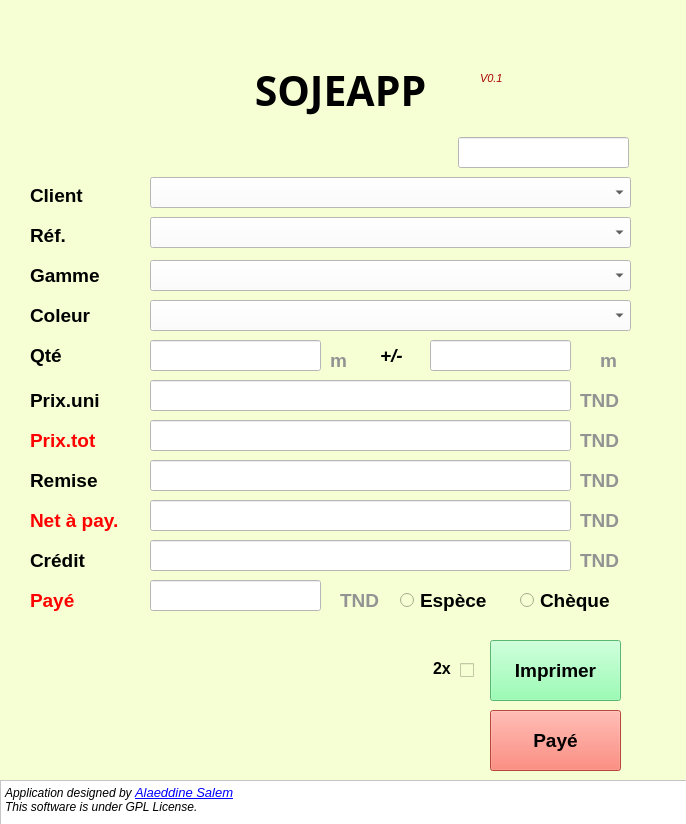
<?xml version="1.0" encoding="UTF-8"?>
<ui version="4.0">
 <class>Form</class>
 <widget class="QWidget" name="Form">
  <property name="geometry">
   <rect>
    <x>0</x>
    <y>0</y>
    <width>686</width>
    <height>824</height>
   </rect>
  </property>
  <property name="font">
   <font>
    <family>Segoe UI</family>
    <pointsize>9</pointsize>
   </font>
  </property>
  <property name="windowTitle">
   <string>Form</string>
  </property>
  <property name="layoutDirection">
   <enum>Qt::LeftToRight</enum>
  </property>
  <property name="autoFillBackground">
   <bool>false</bool>
  </property>
  <property name="styleSheet">
   <string notr="true">background-color: rgb(237, 255, 178);
background-color: rgb(246, 255, 212);</string>
  </property>
  <widget class="QLabel" name="label_1">
   <property name="geometry">
    <rect>
     <x>30</x>
     <y>180</y>
     <width>71</width>
     <height>31</height>
    </rect>
   </property>
   <property name="font">
    <font>
     <family>Segoe UI</family>
     <pointsize>14</pointsize>
     <weight>75</weight>
     <bold>true</bold>
    </font>
   </property>
   <property name="text">
    <string>Client</string>
   </property>
  </widget>
  <widget class="QLabel" name="label_2">
   <property name="geometry">
    <rect>
     <x>30</x>
     <y>220</y>
     <width>71</width>
     <height>31</height>
    </rect>
   </property>
   <property name="font">
    <font>
     <family>Segoe UI</family>
     <pointsize>14</pointsize>
     <weight>75</weight>
     <bold>true</bold>
    </font>
   </property>
   <property name="text">
    <string>Réf.</string>
   </property>
  </widget>
  <widget class="QLabel" name="label_3">
   <property name="geometry">
    <rect>
     <x>30</x>
     <y>260</y>
     <width>101</width>
     <height>31</height>
    </rect>
   </property>
   <property name="font">
    <font>
     <family>Segoe UI</family>
     <pointsize>14</pointsize>
     <weight>75</weight>
     <bold>true</bold>
    </font>
   </property>
   <property name="text">
    <string>Gamme</string>
   </property>
  </widget>
  <widget class="QLabel" name="label_4">
   <property name="geometry">
    <rect>
     <x>30</x>
     <y>300</y>
     <width>81</width>
     <height>31</height>
    </rect>
   </property>
   <property name="font">
    <font>
     <family>Segoe UI</family>
     <pointsize>14</pointsize>
     <weight>75</weight>
     <bold>true</bold>
    </font>
   </property>
   <property name="text">
    <string>Coleur</string>
   </property>
  </widget>
  <widget class="QLineEdit" name="lineEdit_1">
   <property name="geometry">
    <rect>
     <x>150</x>
     <y>340</y>
     <width>171</width>
     <height>31</height>
    </rect>
   </property>
   <property name="font">
    <font>
     <family>Segoe UI</family>
     <pointsize>14</pointsize>
     <weight>50</weight>
     <bold>false</bold>
    </font>
   </property>
   <property name="styleSheet">
    <string notr="true">background-color: rgb(255, 255, 255);</string>
   </property>
  </widget>
  <widget class="QLabel" name="label_5">
   <property name="geometry">
    <rect>
     <x>30</x>
     <y>340</y>
     <width>71</width>
     <height>31</height>
    </rect>
   </property>
   <property name="font">
    <font>
     <family>Segoe UI</family>
     <pointsize>14</pointsize>
     <weight>75</weight>
     <bold>true</bold>
    </font>
   </property>
   <property name="text">
    <string>Qté</string>
   </property>
  </widget>
  <widget class="QLabel" name="label_6">
   <property name="geometry">
    <rect>
     <x>330</x>
     <y>350</y>
     <width>21</width>
     <height>21</height>
    </rect>
   </property>
   <property name="font">
    <font>
     <family>Segoe UI</family>
     <pointsize>14</pointsize>
     <weight>75</weight>
     <bold>true</bold>
    </font>
   </property>
   <property name="styleSheet">
    <string notr="true">color: rgb(147, 147, 147);</string>
   </property>
   <property name="text">
    <string>m</string>
   </property>
  </widget>
  <widget class="QLabel" name="label_7">
   <property name="geometry">
    <rect>
     <x>30</x>
     <y>380</y>
     <width>91</width>
     <height>41</height>
    </rect>
   </property>
   <property name="font">
    <font>
     <family>Segoe UI</family>
     <pointsize>14</pointsize>
     <weight>75</weight>
     <bold>true</bold>
    </font>
   </property>
   <property name="text">
    <string>Prix.uni</string>
   </property>
  </widget>
  <widget class="QLineEdit" name="lineEdit_3">
   <property name="geometry">
    <rect>
     <x>150</x>
     <y>380</y>
     <width>421</width>
     <height>31</height>
    </rect>
   </property>
   <property name="font">
    <font>
     <family>Segoe UI</family>
     <pointsize>14</pointsize>
     <weight>50</weight>
     <bold>false</bold>
    </font>
   </property>
   <property name="styleSheet">
    <string notr="true">background-color: rgb(255, 255, 255);</string>
   </property>
  </widget>
  <widget class="QLabel" name="label_8">
   <property name="geometry">
    <rect>
     <x>580</x>
     <y>380</y>
     <width>51</width>
     <height>41</height>
    </rect>
   </property>
   <property name="font">
    <font>
     <family>Segoe UI</family>
     <pointsize>14</pointsize>
     <weight>75</weight>
     <bold>true</bold>
    </font>
   </property>
   <property name="styleSheet">
    <string notr="true">color: rgb(147, 147, 147);
</string>
   </property>
   <property name="text">
    <string>TND</string>
   </property>
  </widget>
  <widget class="QLabel" name="label_9">
   <property name="geometry">
    <rect>
     <x>30</x>
     <y>420</y>
     <width>91</width>
     <height>41</height>
    </rect>
   </property>
   <property name="font">
    <font>
     <family>Segoe UI</family>
     <pointsize>14</pointsize>
     <weight>75</weight>
     <bold>true</bold>
    </font>
   </property>
   <property name="styleSheet">
    <string notr="true">color: rgb(255, 0, 0);</string>
   </property>
   <property name="text">
    <string>Prix.tot</string>
   </property>
  </widget>
  <widget class="QLineEdit" name="lineEdit_4">
   <property name="geometry">
    <rect>
     <x>150</x>
     <y>420</y>
     <width>421</width>
     <height>31</height>
    </rect>
   </property>
   <property name="font">
    <font>
     <family>Segoe UI</family>
     <pointsize>14</pointsize>
     <weight>50</weight>
     <bold>false</bold>
    </font>
   </property>
   <property name="styleSheet">
    <string notr="true">background-color: rgb(255, 255, 255);</string>
   </property>
  </widget>
  <widget class="QLabel" name="label_10">
   <property name="geometry">
    <rect>
     <x>580</x>
     <y>420</y>
     <width>51</width>
     <height>41</height>
    </rect>
   </property>
   <property name="font">
    <font>
     <family>Segoe UI</family>
     <pointsize>14</pointsize>
     <weight>75</weight>
     <bold>true</bold>
    </font>
   </property>
   <property name="styleSheet">
    <string notr="true">color: rgb(147, 147, 147);</string>
   </property>
   <property name="text">
    <string>TND</string>
   </property>
  </widget>
  <widget class="QLabel" name="label_11">
   <property name="geometry">
    <rect>
     <x>600</x>
     <y>350</y>
     <width>20</width>
     <height>21</height>
    </rect>
   </property>
   <property name="font">
    <font>
     <family>Segoe UI</family>
     <pointsize>14</pointsize>
     <weight>75</weight>
     <bold>true</bold>
    </font>
   </property>
   <property name="styleSheet">
    <string notr="true">color: rgb(147, 147, 147);</string>
   </property>
   <property name="text">
    <string>m</string>
   </property>
  </widget>
  <widget class="QLineEdit" name="lineEdit_2">
   <property name="geometry">
    <rect>
     <x>430</x>
     <y>340</y>
     <width>141</width>
     <height>31</height>
    </rect>
   </property>
   <property name="font">
    <font>
     <family>Segoe UI</family>
     <pointsize>14</pointsize>
     <weight>50</weight>
     <bold>false</bold>
    </font>
   </property>
   <property name="styleSheet">
    <string notr="true">background-color: rgb(255, 255, 255);</string>
   </property>
  </widget>
  <widget class="QLabel" name="label_12">
   <property name="geometry">
    <rect>
     <x>380</x>
     <y>340</y>
     <width>41</width>
     <height>31</height>
    </rect>
   </property>
   <property name="font">
    <font>
     <family>Segoe UI</family>
     <pointsize>14</pointsize>
     <weight>75</weight>
     <italic>true</italic>
     <bold>true</bold>
     <strikeout>false</strikeout>
    </font>
   </property>
   <property name="text">
    <string>+/-</string>
   </property>
  </widget>
  <widget class="QLabel" name="label_0">
   <property name="geometry">
    <rect>
     <x>200</x>
     <y>50</y>
     <width>281</width>
     <height>81</height>
    </rect>
   </property>
   <property name="font">
    <font>
     <family>SWIsot3</family>
     <pointsize>31</pointsize>
     <weight>75</weight>
     <bold>true</bold>
    </font>
   </property>
   <property name="text">
    <string>SOJEAPP</string>
   </property>
   <property name="alignment">
    <set>Qt::AlignCenter</set>
   </property>
  </widget>
  <widget class="QPushButton" name="pb1">
   <property name="geometry">
    <rect>
     <x>490</x>
     <y>640</y>
     <width>131</width>
     <height>61</height>
    </rect>
   </property>
   <property name="palette">
    <palette>
     <active>
      <colorrole role="Button">
       <brush brushstyle="SolidPattern">
        <color alpha="255">
         <red>124</red>
         <green>255</green>
         <blue>161</blue>
        </color>
       </brush>
      </colorrole>
      <colorrole role="Light">
       <brush brushstyle="SolidPattern">
        <color alpha="255">
         <red>127</red>
         <green>255</green>
         <blue>127</blue>
        </color>
       </brush>
      </colorrole>
      <colorrole role="Midlight">
       <brush brushstyle="SolidPattern">
        <color alpha="255">
         <red>63</red>
         <green>255</green>
         <blue>63</blue>
        </color>
       </brush>
      </colorrole>
      <colorrole role="Dark">
       <brush brushstyle="SolidPattern">
        <color alpha="255">
         <red>0</red>
         <green>127</green>
         <blue>0</blue>
        </color>
       </brush>
      </colorrole>
      <colorrole role="Mid">
       <brush brushstyle="SolidPattern">
        <color alpha="255">
         <red>0</red>
         <green>170</green>
         <blue>0</blue>
        </color>
       </brush>
      </colorrole>
      <colorrole role="Text">
       <brush brushstyle="SolidPattern">
        <color alpha="255">
         <red>0</red>
         <green>0</green>
         <blue>0</blue>
        </color>
       </brush>
      </colorrole>
      <colorrole role="BrightText">
       <brush brushstyle="SolidPattern">
        <color alpha="255">
         <red>255</red>
         <green>255</green>
         <blue>255</blue>
        </color>
       </brush>
      </colorrole>
      <colorrole role="ButtonText">
       <brush brushstyle="SolidPattern">
        <color alpha="255">
         <red>0</red>
         <green>0</green>
         <blue>0</blue>
        </color>
       </brush>
      </colorrole>
      <colorrole role="Base">
       <brush brushstyle="SolidPattern">
        <color alpha="255">
         <red>124</red>
         <green>255</green>
         <blue>161</blue>
        </color>
       </brush>
      </colorrole>
      <colorrole role="Window">
       <brush brushstyle="SolidPattern">
        <color alpha="255">
         <red>124</red>
         <green>255</green>
         <blue>161</blue>
        </color>
       </brush>
      </colorrole>
      <colorrole role="Shadow">
       <brush brushstyle="SolidPattern">
        <color alpha="255">
         <red>0</red>
         <green>0</green>
         <blue>0</blue>
        </color>
       </brush>
      </colorrole>
      <colorrole role="AlternateBase">
       <brush brushstyle="SolidPattern">
        <color alpha="255">
         <red>127</red>
         <green>255</green>
         <blue>127</blue>
        </color>
       </brush>
      </colorrole>
      <colorrole role="ToolTipBase">
       <brush brushstyle="SolidPattern">
        <color alpha="255">
         <red>255</red>
         <green>255</green>
         <blue>220</blue>
        </color>
       </brush>
      </colorrole>
      <colorrole role="ToolTipText">
       <brush brushstyle="SolidPattern">
        <color alpha="255">
         <red>0</red>
         <green>0</green>
         <blue>0</blue>
        </color>
       </brush>
      </colorrole>
     </active>
     <inactive>
      <colorrole role="Button">
       <brush brushstyle="SolidPattern">
        <color alpha="255">
         <red>124</red>
         <green>255</green>
         <blue>161</blue>
        </color>
       </brush>
      </colorrole>
      <colorrole role="Light">
       <brush brushstyle="SolidPattern">
        <color alpha="255">
         <red>127</red>
         <green>255</green>
         <blue>127</blue>
        </color>
       </brush>
      </colorrole>
      <colorrole role="Midlight">
       <brush brushstyle="SolidPattern">
        <color alpha="255">
         <red>63</red>
         <green>255</green>
         <blue>63</blue>
        </color>
       </brush>
      </colorrole>
      <colorrole role="Dark">
       <brush brushstyle="SolidPattern">
        <color alpha="255">
         <red>0</red>
         <green>127</green>
         <blue>0</blue>
        </color>
       </brush>
      </colorrole>
      <colorrole role="Mid">
       <brush brushstyle="SolidPattern">
        <color alpha="255">
         <red>0</red>
         <green>170</green>
         <blue>0</blue>
        </color>
       </brush>
      </colorrole>
      <colorrole role="Text">
       <brush brushstyle="SolidPattern">
        <color alpha="255">
         <red>0</red>
         <green>0</green>
         <blue>0</blue>
        </color>
       </brush>
      </colorrole>
      <colorrole role="BrightText">
       <brush brushstyle="SolidPattern">
        <color alpha="255">
         <red>255</red>
         <green>255</green>
         <blue>255</blue>
        </color>
       </brush>
      </colorrole>
      <colorrole role="ButtonText">
       <brush brushstyle="SolidPattern">
        <color alpha="255">
         <red>0</red>
         <green>0</green>
         <blue>0</blue>
        </color>
       </brush>
      </colorrole>
      <colorrole role="Base">
       <brush brushstyle="SolidPattern">
        <color alpha="255">
         <red>124</red>
         <green>255</green>
         <blue>161</blue>
        </color>
       </brush>
      </colorrole>
      <colorrole role="Window">
       <brush brushstyle="SolidPattern">
        <color alpha="255">
         <red>124</red>
         <green>255</green>
         <blue>161</blue>
        </color>
       </brush>
      </colorrole>
      <colorrole role="Shadow">
       <brush brushstyle="SolidPattern">
        <color alpha="255">
         <red>0</red>
         <green>0</green>
         <blue>0</blue>
        </color>
       </brush>
      </colorrole>
      <colorrole role="AlternateBase">
       <brush brushstyle="SolidPattern">
        <color alpha="255">
         <red>127</red>
         <green>255</green>
         <blue>127</blue>
        </color>
       </brush>
      </colorrole>
      <colorrole role="ToolTipBase">
       <brush brushstyle="SolidPattern">
        <color alpha="255">
         <red>255</red>
         <green>255</green>
         <blue>220</blue>
        </color>
       </brush>
      </colorrole>
      <colorrole role="ToolTipText">
       <brush brushstyle="SolidPattern">
        <color alpha="255">
         <red>0</red>
         <green>0</green>
         <blue>0</blue>
        </color>
       </brush>
      </colorrole>
     </inactive>
     <disabled>
      <colorrole role="Button">
       <brush brushstyle="SolidPattern">
        <color alpha="255">
         <red>124</red>
         <green>255</green>
         <blue>161</blue>
        </color>
       </brush>
      </colorrole>
      <colorrole role="Light">
       <brush brushstyle="SolidPattern">
        <color alpha="255">
         <red>127</red>
         <green>255</green>
         <blue>127</blue>
        </color>
       </brush>
      </colorrole>
      <colorrole role="Midlight">
       <brush brushstyle="SolidPattern">
        <color alpha="255">
         <red>63</red>
         <green>255</green>
         <blue>63</blue>
        </color>
       </brush>
      </colorrole>
      <colorrole role="Dark">
       <brush brushstyle="SolidPattern">
        <color alpha="255">
         <red>0</red>
         <green>127</green>
         <blue>0</blue>
        </color>
       </brush>
      </colorrole>
      <colorrole role="Mid">
       <brush brushstyle="SolidPattern">
        <color alpha="255">
         <red>0</red>
         <green>170</green>
         <blue>0</blue>
        </color>
       </brush>
      </colorrole>
      <colorrole role="Text">
       <brush brushstyle="SolidPattern">
        <color alpha="255">
         <red>0</red>
         <green>127</green>
         <blue>0</blue>
        </color>
       </brush>
      </colorrole>
      <colorrole role="BrightText">
       <brush brushstyle="SolidPattern">
        <color alpha="255">
         <red>255</red>
         <green>255</green>
         <blue>255</blue>
        </color>
       </brush>
      </colorrole>
      <colorrole role="ButtonText">
       <brush brushstyle="SolidPattern">
        <color alpha="255">
         <red>0</red>
         <green>127</green>
         <blue>0</blue>
        </color>
       </brush>
      </colorrole>
      <colorrole role="Base">
       <brush brushstyle="SolidPattern">
        <color alpha="255">
         <red>124</red>
         <green>255</green>
         <blue>161</blue>
        </color>
       </brush>
      </colorrole>
      <colorrole role="Window">
       <brush brushstyle="SolidPattern">
        <color alpha="255">
         <red>124</red>
         <green>255</green>
         <blue>161</blue>
        </color>
       </brush>
      </colorrole>
      <colorrole role="Shadow">
       <brush brushstyle="SolidPattern">
        <color alpha="255">
         <red>0</red>
         <green>0</green>
         <blue>0</blue>
        </color>
       </brush>
      </colorrole>
      <colorrole role="AlternateBase">
       <brush brushstyle="SolidPattern">
        <color alpha="255">
         <red>0</red>
         <green>255</green>
         <blue>0</blue>
        </color>
       </brush>
      </colorrole>
      <colorrole role="ToolTipBase">
       <brush brushstyle="SolidPattern">
        <color alpha="255">
         <red>255</red>
         <green>255</green>
         <blue>220</blue>
        </color>
       </brush>
      </colorrole>
      <colorrole role="ToolTipText">
       <brush brushstyle="SolidPattern">
        <color alpha="255">
         <red>0</red>
         <green>0</green>
         <blue>0</blue>
        </color>
       </brush>
      </colorrole>
     </disabled>
    </palette>
   </property>
   <property name="font">
    <font>
     <pointsize>14</pointsize>
     <weight>75</weight>
     <bold>true</bold>
    </font>
   </property>
   <property name="styleSheet">
    <string notr="true">background-color: rgb(0, 255, 0);
background-color: rgb(124, 255, 161);</string>
   </property>
   <property name="text">
    <string>Imprimer</string>
   </property>
  </widget>
  <widget class="QPushButton" name="pb2">
   <property name="geometry">
    <rect>
     <x>490</x>
     <y>710</y>
     <width>131</width>
     <height>61</height>
    </rect>
   </property>
   <property name="font">
    <font>
     <pointsize>14</pointsize>
     <weight>75</weight>
     <bold>true</bold>
    </font>
   </property>
   <property name="styleSheet">
    <string notr="true">background-color: rgb(255, 100, 80);</string>
   </property>
   <property name="text">
    <string>Payé</string>
   </property>
  </widget>
  <widget class="QTextBrowser" name="textBrowser1">
   <property name="geometry">
    <rect>
     <x>0</x>
     <y>780</y>
     <width>691</width>
     <height>51</height>
    </rect>
   </property>
   <property name="styleSheet">
    <string notr="true">background-color: rgb(255, 255, 255);
border-color: rgb(246, 255, 212);
</string>
   </property>
   <property name="html">
    <string>&lt;!DOCTYPE HTML PUBLIC &quot;-//W3C//DTD HTML 4.0//EN&quot; &quot;http://www.w3.org/TR/REC-html40/strict.dtd&quot;&gt;
&lt;html&gt;&lt;head&gt;&lt;meta name=&quot;qrichtext&quot; content=&quot;1&quot; /&gt;&lt;style type=&quot;text/css&quot;&gt;
p, li { white-space: pre-wrap; }
&lt;/style&gt;&lt;/head&gt;&lt;body style=&quot; font-family:'Segoe UI'; font-size:9pt; font-weight:400; font-style:normal;&quot;&gt;
&lt;p style=&quot; margin-top:0px; margin-bottom:0px; margin-left:0px; margin-right:0px; -qt-block-indent:0; text-indent:0px;&quot;&gt;&lt;span style=&quot; font-family:'MS Shell Dlg 2'; font-style:italic;&quot;&gt;Application designed by &lt;/span&gt;&lt;a href=&quot;https://www.linkedin.com/in/alaeddine-salem-46139713a/&quot;&gt;&lt;span style=&quot; font-family:'MS Shell Dlg 2'; font-size:10pt; font-style:italic; text-decoration: underline; color:#0000ff;&quot;&gt;Alaeddine Salem&lt;/span&gt;&lt;/a&gt;&lt;/p&gt;
&lt;p style=&quot; margin-top:0px; margin-bottom:0px; margin-left:0px; margin-right:0px; -qt-block-indent:0; text-indent:0px;&quot;&gt;&lt;span style=&quot; font-family:'MS Shell Dlg 2'; font-style:italic;&quot;&gt;This software is under GPL License.&lt;/span&gt;&lt;/p&gt;&lt;/body&gt;&lt;/html&gt;</string>
   </property>
  </widget>
  <widget class="QComboBox" name="CB1">
   <property name="geometry">
    <rect>
     <x>150</x>
     <y>177</y>
     <width>481</width>
     <height>31</height>
    </rect>
   </property>
   <property name="font">
    <font>
     <pointsize>14</pointsize>
     <weight>50</weight>
     <bold>false</bold>
    </font>
   </property>
   <property name="styleSheet">
    <string notr="true">background-color: rgb(255, 255, 255);</string>
   </property>
   <property name="currentText">
    <string/>
   </property>
   <property name="maxCount">
    <number>1000</number>
   </property>
  </widget>
  <widget class="QComboBox" name="CB2">
   <property name="geometry">
    <rect>
     <x>150</x>
     <y>217</y>
     <width>481</width>
     <height>31</height>
    </rect>
   </property>
   <property name="font">
    <font>
     <family>Segoe UI</family>
     <pointsize>14</pointsize>
     <weight>50</weight>
     <bold>false</bold>
    </font>
   </property>
   <property name="styleSheet">
    <string notr="true">background-color: rgb(255, 255, 255);</string>
   </property>
   <property name="currentText">
    <string/>
   </property>
   <property name="maxCount">
    <number>100</number>
   </property>
  </widget>
  <widget class="QComboBox" name="CB3">
   <property name="geometry">
    <rect>
     <x>150</x>
     <y>260</y>
     <width>481</width>
     <height>31</height>
    </rect>
   </property>
   <property name="font">
    <font>
     <family>Segoe UI</family>
     <pointsize>14</pointsize>
     <weight>50</weight>
     <bold>false</bold>
    </font>
   </property>
   <property name="styleSheet">
    <string notr="true">background-color: rgb(255, 255, 255);</string>
   </property>
   <property name="currentText">
    <string/>
   </property>
   <property name="maxCount">
    <number>100</number>
   </property>
  </widget>
  <widget class="QComboBox" name="CB4">
   <property name="geometry">
    <rect>
     <x>150</x>
     <y>300</y>
     <width>481</width>
     <height>31</height>
    </rect>
   </property>
   <property name="font">
    <font>
     <family>Segoe UI</family>
     <pointsize>14</pointsize>
     <weight>50</weight>
     <bold>false</bold>
    </font>
   </property>
   <property name="styleSheet">
    <string notr="true">background-color: rgb(255, 255, 255);</string>
   </property>
   <property name="currentText">
    <string/>
   </property>
   <property name="maxCount">
    <number>100</number>
   </property>
  </widget>
  <widget class="QLabel" name="label_version">
   <property name="geometry">
    <rect>
     <x>480</x>
     <y>70</y>
     <width>55</width>
     <height>16</height>
    </rect>
   </property>
   <property name="font">
    <font>
     <family>Segoe UI</family>
     <pointsize>8</pointsize>
     <italic>true</italic>
    </font>
   </property>
   <property name="styleSheet">
    <string notr="true">color: rgb(170, 0, 0);</string>
   </property>
   <property name="text">
    <string>V0.1</string>
   </property>
  </widget>
  <widget class="QLineEdit" name="lineEdit_5">
   <property name="geometry">
    <rect>
     <x>150</x>
     <y>460</y>
     <width>421</width>
     <height>31</height>
    </rect>
   </property>
   <property name="font">
    <font>
     <family>Segoe UI</family>
     <pointsize>14</pointsize>
     <weight>50</weight>
     <bold>false</bold>
    </font>
   </property>
   <property name="styleSheet">
    <string notr="true">background-color: rgb(255, 255, 255);</string>
   </property>
  </widget>
  <widget class="QLabel" name="label_13">
   <property name="geometry">
    <rect>
     <x>580</x>
     <y>460</y>
     <width>51</width>
     <height>41</height>
    </rect>
   </property>
   <property name="font">
    <font>
     <family>Segoe UI</family>
     <pointsize>14</pointsize>
     <weight>75</weight>
     <bold>true</bold>
    </font>
   </property>
   <property name="styleSheet">
    <string notr="true">color: rgb(147, 147, 147);</string>
   </property>
   <property name="text">
    <string>TND</string>
   </property>
  </widget>
  <widget class="QLabel" name="label_14">
   <property name="geometry">
    <rect>
     <x>580</x>
     <y>500</y>
     <width>51</width>
     <height>41</height>
    </rect>
   </property>
   <property name="font">
    <font>
     <family>Segoe UI</family>
     <pointsize>14</pointsize>
     <weight>75</weight>
     <bold>true</bold>
    </font>
   </property>
   <property name="styleSheet">
    <string notr="true">color: rgb(147, 147, 147);</string>
   </property>
   <property name="text">
    <string>TND</string>
   </property>
  </widget>
  <widget class="QLineEdit" name="lineEdit_6">
   <property name="geometry">
    <rect>
     <x>150</x>
     <y>500</y>
     <width>421</width>
     <height>31</height>
    </rect>
   </property>
   <property name="font">
    <font>
     <family>Segoe UI</family>
     <pointsize>14</pointsize>
     <weight>50</weight>
     <bold>false</bold>
    </font>
   </property>
   <property name="styleSheet">
    <string notr="true">background-color: rgb(255, 255, 255);</string>
   </property>
  </widget>
  <widget class="QLabel" name="label_15">
   <property name="geometry">
    <rect>
     <x>30</x>
     <y>460</y>
     <width>91</width>
     <height>41</height>
    </rect>
   </property>
   <property name="font">
    <font>
     <family>Segoe UI</family>
     <pointsize>14</pointsize>
     <weight>75</weight>
     <bold>true</bold>
    </font>
   </property>
   <property name="text">
    <string>Remise</string>
   </property>
  </widget>
  <widget class="QLabel" name="label_16">
   <property name="geometry">
    <rect>
     <x>30</x>
     <y>500</y>
     <width>111</width>
     <height>41</height>
    </rect>
   </property>
   <property name="font">
    <font>
     <family>Segoe UI</family>
     <pointsize>14</pointsize>
     <weight>75</weight>
     <bold>true</bold>
    </font>
   </property>
   <property name="styleSheet">
    <string notr="true">color: rgb(255, 0, 0);</string>
   </property>
   <property name="text">
    <string>Net à pay.</string>
   </property>
  </widget>
  <widget class="QLineEdit" name="lineEdit_7">
   <property name="geometry">
    <rect>
     <x>150</x>
     <y>540</y>
     <width>421</width>
     <height>31</height>
    </rect>
   </property>
   <property name="font">
    <font>
     <family>Segoe UI</family>
     <pointsize>14</pointsize>
     <weight>50</weight>
     <bold>false</bold>
    </font>
   </property>
   <property name="styleSheet">
    <string notr="true">background-color: rgb(255, 255, 255);</string>
   </property>
  </widget>
  <widget class="QLabel" name="label_17">
   <property name="geometry">
    <rect>
     <x>30</x>
     <y>540</y>
     <width>91</width>
     <height>41</height>
    </rect>
   </property>
   <property name="font">
    <font>
     <family>Segoe UI</family>
     <pointsize>14</pointsize>
     <weight>75</weight>
     <bold>true</bold>
    </font>
   </property>
   <property name="text">
    <string>Crédit</string>
   </property>
  </widget>
  <widget class="QLabel" name="label_18">
   <property name="geometry">
    <rect>
     <x>580</x>
     <y>540</y>
     <width>51</width>
     <height>41</height>
    </rect>
   </property>
   <property name="font">
    <font>
     <family>Segoe UI</family>
     <pointsize>14</pointsize>
     <weight>75</weight>
     <bold>true</bold>
    </font>
   </property>
   <property name="styleSheet">
    <string notr="true">color: rgb(147, 147, 147);</string>
   </property>
   <property name="text">
    <string>TND</string>
   </property>
  </widget>
  <widget class="QLineEdit" name="lineEdit_8">
   <property name="geometry">
    <rect>
     <x>150</x>
     <y>580</y>
     <width>171</width>
     <height>31</height>
    </rect>
   </property>
   <property name="font">
    <font>
     <family>Segoe UI</family>
     <pointsize>14</pointsize>
     <weight>50</weight>
     <bold>false</bold>
    </font>
   </property>
   <property name="styleSheet">
    <string notr="true">background-color: rgb(255, 255, 255);</string>
   </property>
  </widget>
  <widget class="QLabel" name="label_19">
   <property name="geometry">
    <rect>
     <x>30</x>
     <y>580</y>
     <width>91</width>
     <height>41</height>
    </rect>
   </property>
   <property name="font">
    <font>
     <family>Segoe UI</family>
     <pointsize>14</pointsize>
     <weight>75</weight>
     <bold>true</bold>
    </font>
   </property>
   <property name="styleSheet">
    <string notr="true">color: rgb(255, 0, 0);</string>
   </property>
   <property name="text">
    <string>Payé</string>
   </property>
  </widget>
  <widget class="QLabel" name="label_20">
   <property name="geometry">
    <rect>
     <x>340</x>
     <y>580</y>
     <width>51</width>
     <height>41</height>
    </rect>
   </property>
   <property name="font">
    <font>
     <family>Segoe UI</family>
     <pointsize>14</pointsize>
     <weight>75</weight>
     <bold>true</bold>
    </font>
   </property>
   <property name="styleSheet">
    <string notr="true">color: rgb(147, 147, 147);</string>
   </property>
   <property name="text">
    <string>TND</string>
   </property>
  </widget>
  <widget class="QRadioButton" name="rb1">
   <property name="geometry">
    <rect>
     <x>400</x>
     <y>580</y>
     <width>101</width>
     <height>41</height>
    </rect>
   </property>
   <property name="font">
    <font>
     <family>Segoe UI</family>
     <pointsize>14</pointsize>
     <weight>75</weight>
     <bold>true</bold>
    </font>
   </property>
   <property name="text">
    <string>Espèce</string>
   </property>
  </widget>
  <widget class="QRadioButton" name="rb2">
   <property name="geometry">
    <rect>
     <x>520</x>
     <y>580</y>
     <width>111</width>
     <height>41</height>
    </rect>
   </property>
   <property name="font">
    <font>
     <family>Segoe UI</family>
     <pointsize>14</pointsize>
     <weight>75</weight>
     <bold>true</bold>
    </font>
   </property>
   <property name="text">
    <string>Chèque</string>
   </property>
  </widget>
  <widget class="QLineEdit" name="lineEdit_9">
   <property name="geometry">
    <rect>
     <x>458</x>
     <y>137</y>
     <width>171</width>
     <height>31</height>
    </rect>
   </property>
   <property name="font">
    <font>
     <family>Segoe UI</family>
     <pointsize>14</pointsize>
     <weight>50</weight>
     <bold>false</bold>
    </font>
   </property>
   <property name="styleSheet">
    <string notr="true">background-color: rgb(255, 255, 255);</string>
   </property>
  </widget>
  <widget class="QCheckBox" name="chk">
   <property name="geometry">
    <rect>
     <x>460</x>
     <y>660</y>
     <width>21</width>
     <height>21</height>
    </rect>
   </property>
   <property name="font">
    <font>
     <family>Segoe UI</family>
     <pointsize>12</pointsize>
     <weight>75</weight>
     <bold>true</bold>
    </font>
   </property>
   <property name="text">
    <string/>
   </property>
  </widget>
  <widget class="QLabel" name="label">
   <property name="geometry">
    <rect>
     <x>433</x>
     <y>653</y>
     <width>24</width>
     <height>31</height>
    </rect>
   </property>
   <property name="font">
    <font>
     <family>Segoe UI</family>
     <pointsize>12</pointsize>
     <weight>75</weight>
     <bold>true</bold>
    </font>
   </property>
   <property name="text">
    <string>2x</string>
   </property>
  </widget>
 </widget>
 <resources/>
 <connections/>
</ui>
